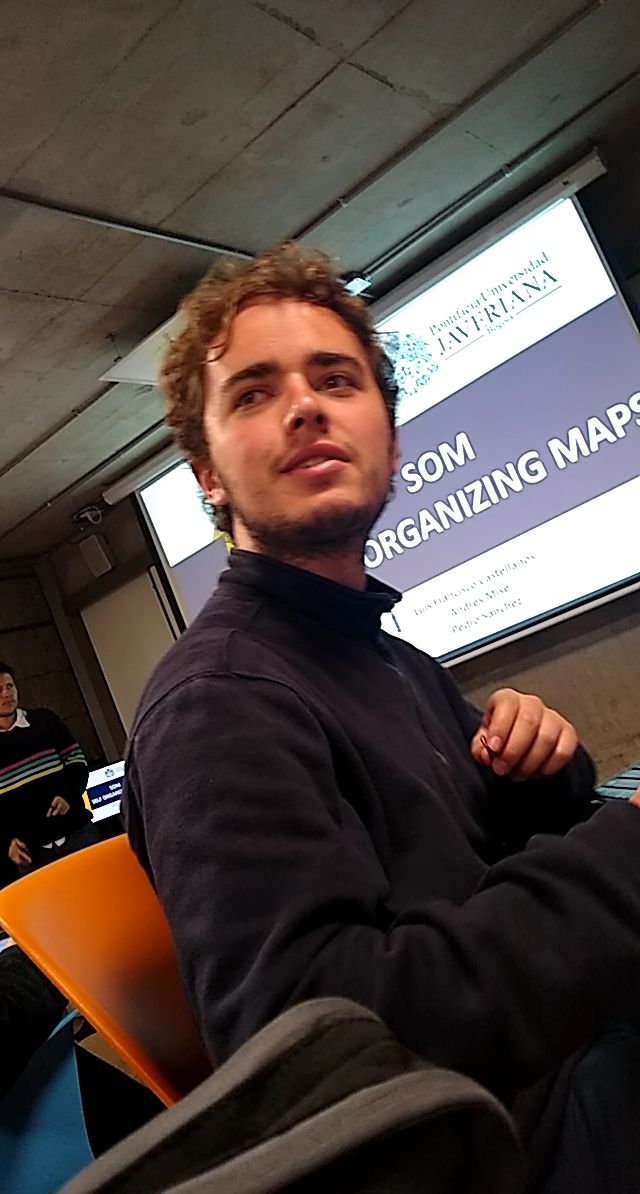
//> input picture metodos/imag/imgyo.jpg, 640 x 1194 px
$ ./bping ../imag/imgyo.jpg   (built with g++ and OpenCV 4)
//> lines starting //> are read from the running program, lines starting //| are printed output that depends on the picture
#include "opencv2/imgproc.hpp"
#include "opencv2/imgcodecs.hpp"
#include "opencv2/highgui.hpp"
#include <iostream>
using namespace cv;
using namespace std;

Mat backProjection(Mat src, int bins);

int main( int argc, char* argv[] )
{
    CommandLineParser parser( argc, argv, "{@input |  | input image}" );
    Mat src = imread( parser.get<String>( "@input" ) );
//> src is the input picture: 1194 rows x 640 cols, CV_8UC3; mean B, G, R 64.8, 69.8, 81.8

    if( src.empty() )
    {
        cout << "Could not open or find the image!\n" << endl;
        cout << "Usage: " << argv[0] << " <Input image>" << endl;
        return -1;
    }


    // 65 es un muy buen valor
    int bins = 65;
    Mat res = backProjection(src, bins);

    string metodo;
    std::stringstream ss( argv[ 1 ] );
    std::string basename;
    getline( ss, basename, '.' );

    imwrite(basename+"bp.jpg", res);

    return 0;
}

Mat backProjection(Mat src, int bins)
{
//> called with bins = 65
    Mat hue, hsv;
    cvtColor( src, hsv, COLOR_BGR2HSV );
//> hsv: 1194 rows x 640 cols, CV_8UC3; mean H, S, V 64.9, 87, 85.7
    hue.create(hsv.size(), hsv.depth());
    int ch[] = { 0, 0 };
    mixChannels( &hsv, 1, &hue, 1, ch, 1 );
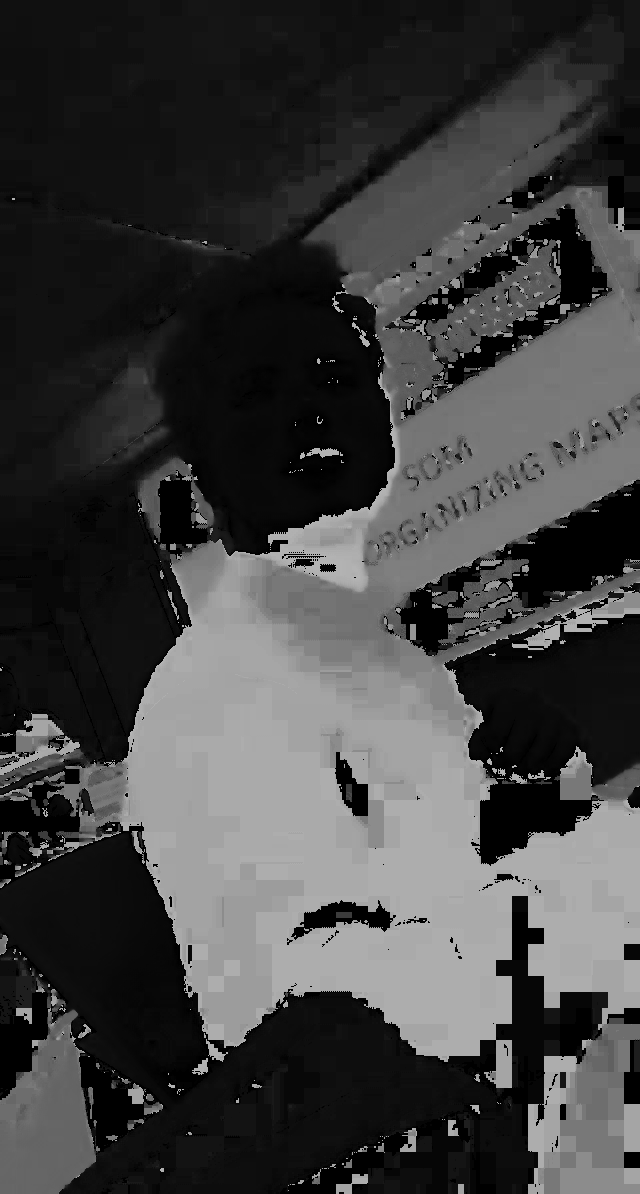
//> hue: 1194 rows x 640 cols, CV_8UC1; min 0, max 179, mean 64.9

    int histSize = MAX( bins, 2 );
    float hue_range[] = { 0, 180 };
    const float* ranges = { hue_range };
    Mat hist;
    calcHist( &hue, 1, 0, Mat(), hist, 1, &histSize, &ranges, true, false );
//> hist = 65 values, max 88230 at index 5, min 124 at index 53, mean 11756.3
    normalize( hist, hist, 0, 255, NORM_MINMAX, -1, Mat() );
//> hist = 65 values, max 255 at index 5, min 0 at index 53, mean 33.67
    Mat backproj;
    calcBackProject( &hue, 1, 0, hist, backproj, &ranges, 1, true );
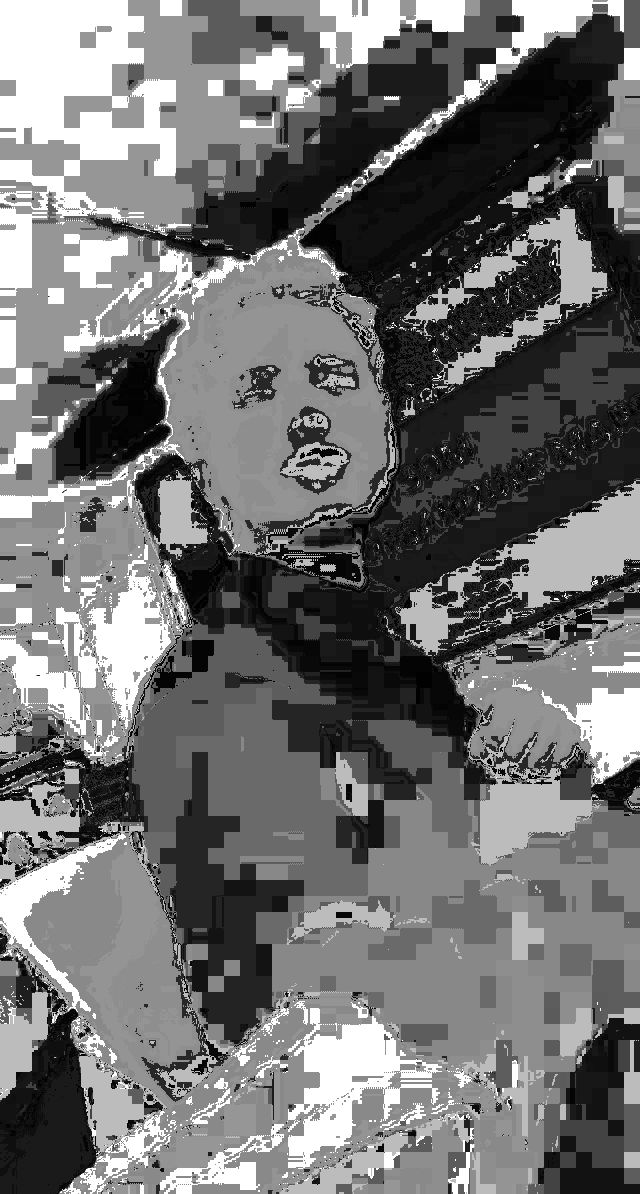
//> backproj: 1194 rows x 640 cols, CV_8UC1; min 0, max 255, mean 113.3
    imwrite("back.jpg", backproj );
    return backproj.clone();
}

$ run again, on metodos/imag/cara.jpeg
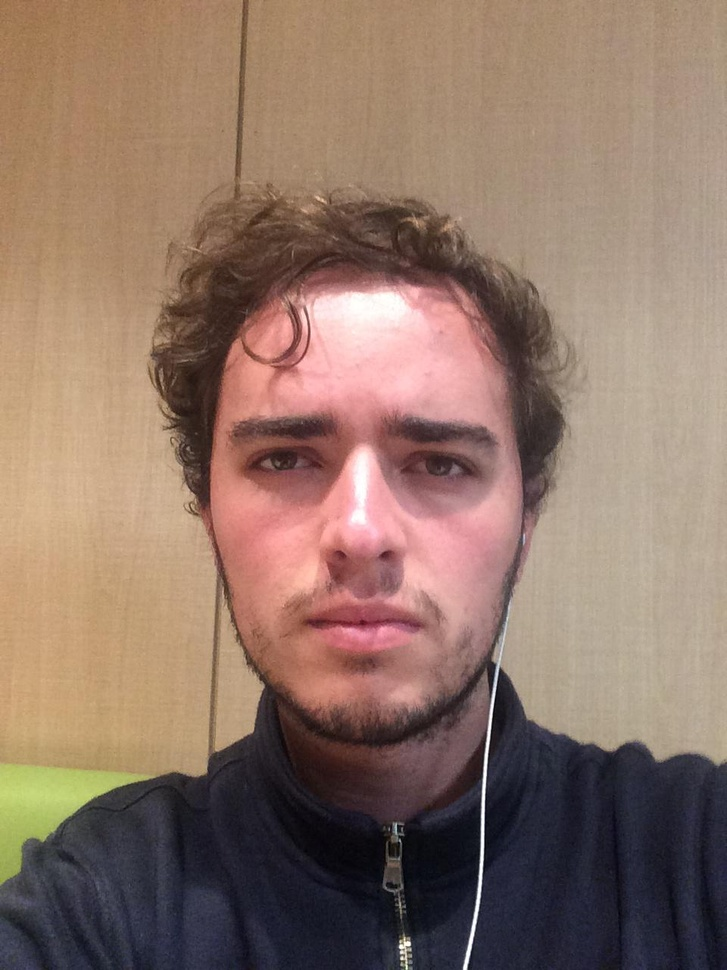
//> input picture metodos/imag/cara.jpeg, 727 x 970 px, shrunk from 960 x 1280 before the run
//> src is the input picture: 970 rows x 727 cols, CV_8UC3; mean B, G, R 103.4, 117.2, 143.2
//> hsv: 970 rows x 727 cols, CV_8UC3; mean H, S, V 44.2, 80.9, 146
//> in backProjection, `mixChannels( &hsv, 1, &hue, 1, ch, 1 );`:
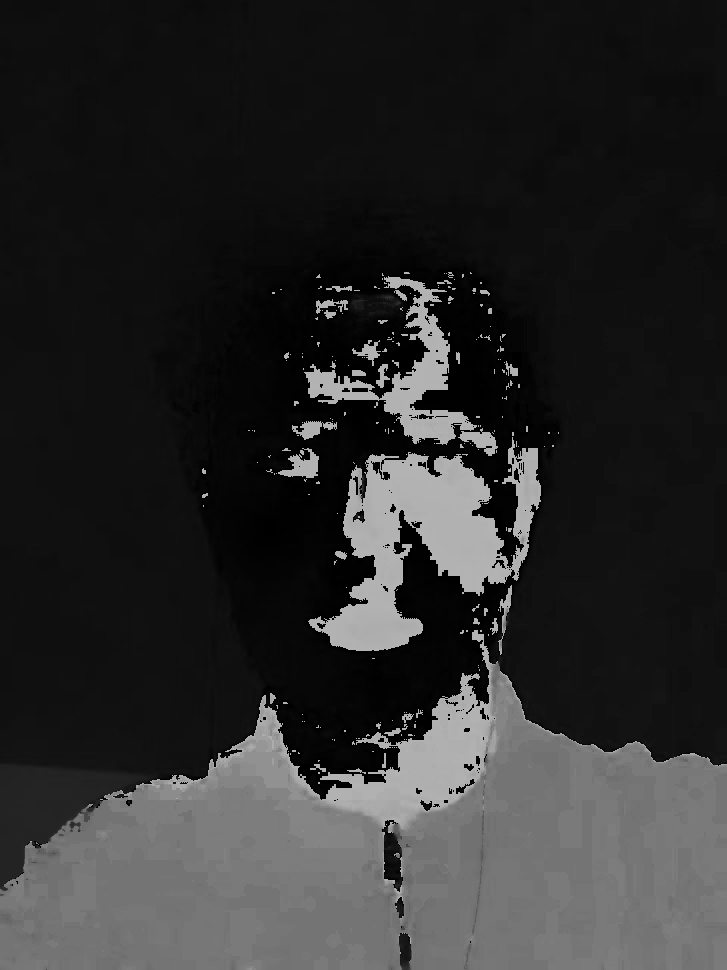
//> hue: 970 rows x 727 cols, CV_8UC1; min 0, max 179, mean 44.2
//> in backProjection, `calcHist( &hue, 1, 0, Mat(), hist, 1, &histSize, &ranges, true, false );`: hist = 65 values, max 268419 at index 5, min 0 at index 24, mean 10849.1
//> in backProjection, `normalize( hist, hist, 0, 255, NORM_MINMAX, -1, Mat() );`: hist = 65 values, max 255 at index 5, min 0 at index 24, mean 10.31
//> in backProjection, `calcBackProject( &hue, 1, 0, hist, backproj, &ranges, 1, true );`:
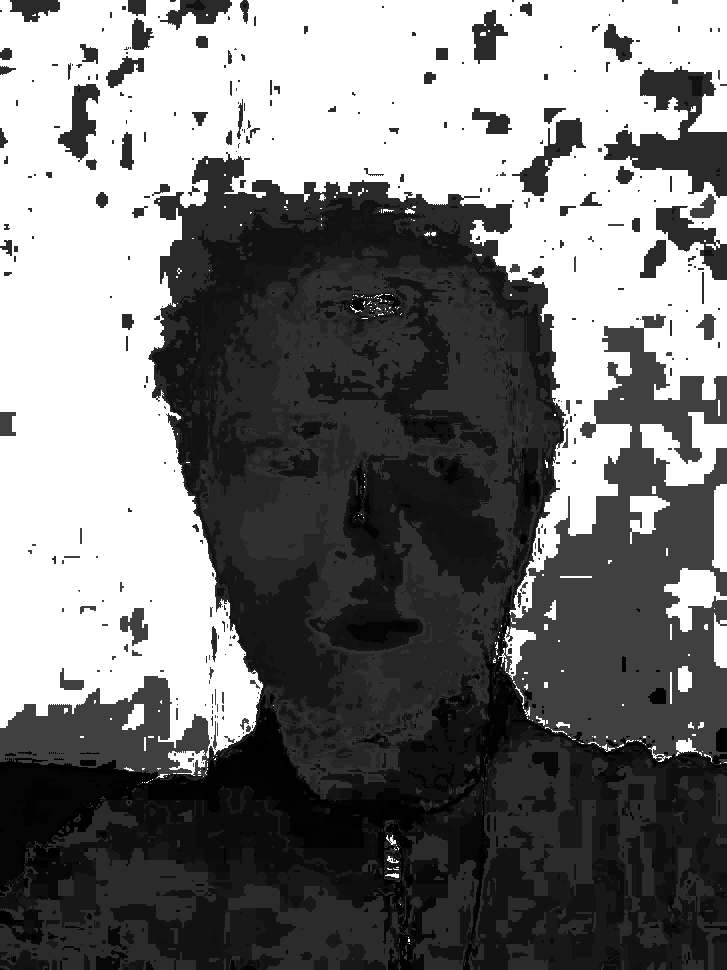
//> backproj: 970 rows x 727 cols, CV_8UC1; min 0, max 255, mean 118.3

$ run again, on metodos/imag/gato.jpeg
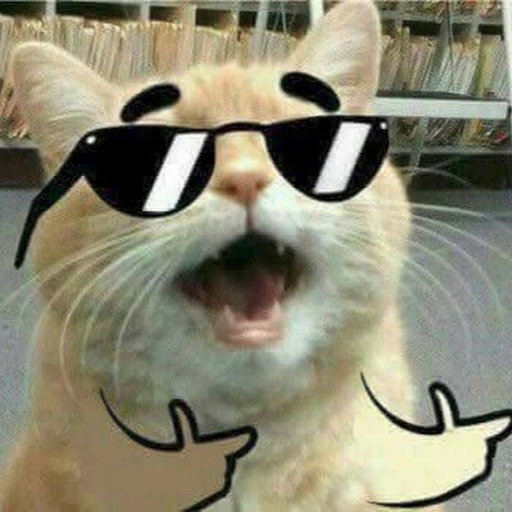
//> input picture metodos/imag/gato.jpeg, 512 x 512 px
//> src is the input picture: 512 rows x 512 cols, CV_8UC3; mean B, G, R 114.1, 135.9, 138.9
//> hsv: 512 rows x 512 cols, CV_8UC3; mean H, S, V 35.7, 59.8, 142
//> in backProjection, `mixChannels( &hsv, 1, &hue, 1, ch, 1 );`:
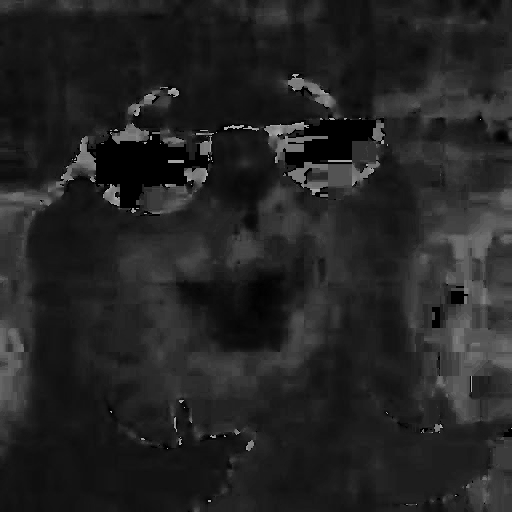
//> hue: 512 rows x 512 cols, CV_8UC1; min 0, max 178, mean 35.7
//> in backProjection, `calcHist( &hue, 1, 0, Mat(), hist, 1, &histSize, &ranges, true, false );`: hist = 65 values, max 35725 at index 7, min 0 at index 60, mean 4033
//> in backProjection, `normalize( hist, hist, 0, 255, NORM_MINMAX, -1, Mat() );`: hist = 65 values, max 255 at index 7, min 0 at index 60, mean 28.79
//> in backProjection, `calcBackProject( &hue, 1, 0, hist, backproj, &ranges, 1, true );`:
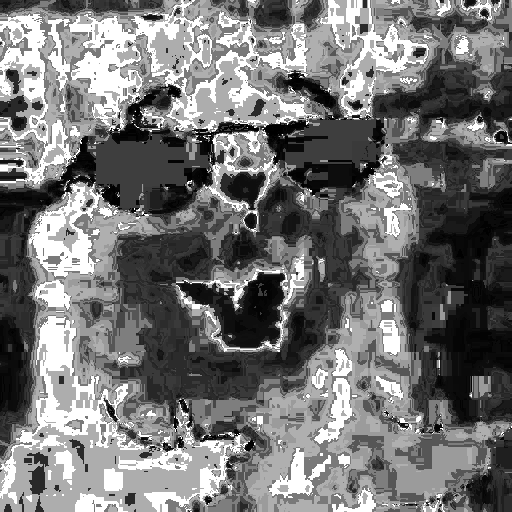
//> backproj: 512 rows x 512 cols, CV_8UC1; min 0, max 255, mean 116.6
